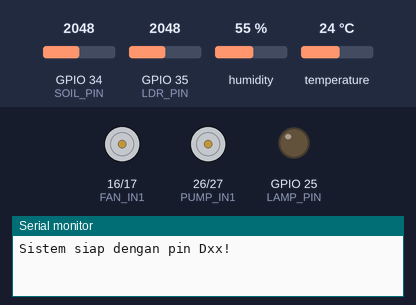
Bench run of a sketch on a simulated ESP32. Parts: motor-driver pin pairs drawn as motors (green arrow = first pin HIGH = forward, orange = second pin HIGH = backward, longer = more drive, scaled by the enable pin), output pins drawn as LEDs (lit = HIGH), the last lines printed to the serial monitor. Inputs (shaded band) come from the test bench; at power-on: humidity 55 %, GPIO 34 (SOIL_PIN) = 2048, GPIO 35 (LDR_PIN) = 2048, temperature 24 °C.

Above: at 3.2 s.
3.3 s: humidity set to 69 %
6.3 s: humidity set to 72 %
At 9.0 s:
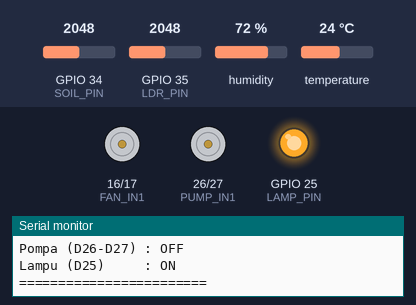
9.5 s: GPIO 34 (SOIL_PIN) set to 2180
At 11.2 s:
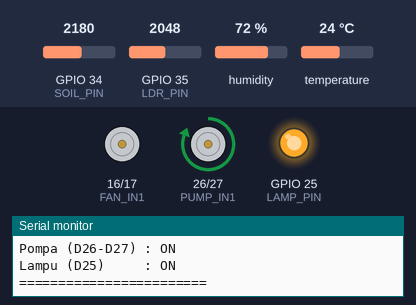
12.5 s: GPIO 35 (LDR_PIN) set to 2095
15.5 s: GPIO 35 (LDR_PIN) set to 2159
At 16.7 s:
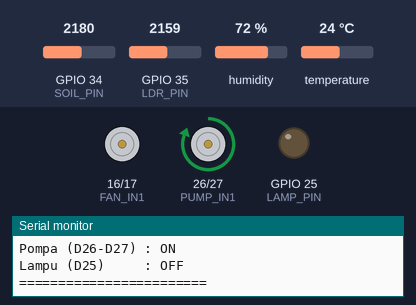
18.5 s: temperature set to 33 °C
At 21.1 s:
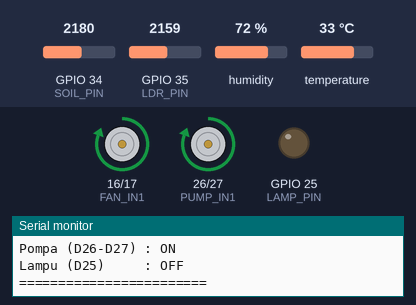
Timing chart, 0 to 22.6 s (numbered marks = the images above; inputs shaded):
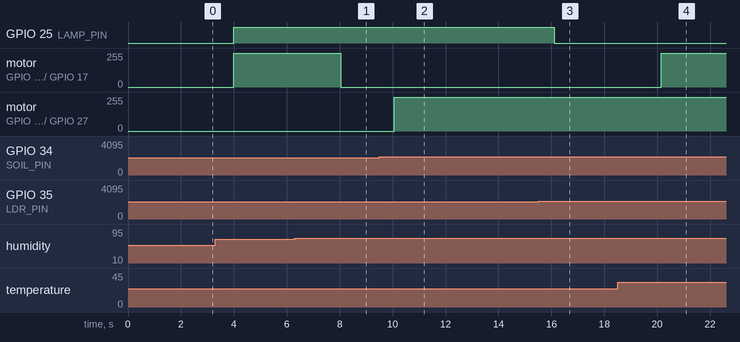

Measured:
- the behaviour switches between 70 and 71 % on humidity (found by bisection; images 0 and 1)
- the behaviour switches between 2117 and 2118 on GPIO 34 (SOIL_PIN) (found by bisection; images 1 and 2)
- the behaviour switches between 2120 and 2121 on GPIO 35 (LDR_PIN) (found by bisection; images 2 and 3)
- after the input at 6.3 s, motor on GPIO 16 (FAN_IN1) / GPIO 17 (FAN_IN2): forward 255/255 → stopped after 1.7 s
- after the input at 9.5 s, motor on GPIO 26 (PUMP_IN1) / GPIO 27 (PUMP_IN2): stopped → forward 255/255 after 0.56 s
- after the input at 15.5 s, GPIO 25 (LAMP_PIN): HIGH → LOW after 0.62 s
- after the input at 18.5 s, motor on GPIO 16 (FAN_IN1) / GPIO 17 (FAN_IN2): stopped → forward 255/255 after 1.7 s

The sketch:

esp32-iot-dashboard.ino
```cpp
#include <DHT.h>

// =======================
//       PIN SENSOR
// =======================
#define DHTPIN   23     // tetap D23
#define DHTTYPE  DHT22
#define SOIL_PIN 34     // sensor soil (input only, boleh)
#define LDR_PIN  35     // LDR (input only, boleh)

DHT dht(DHTPIN, DHTTYPE);

// =======================
//   KALIBRASI SOIL & LDR
// =======================
int airValue   = 3000;  // tanah kering
int waterValue = 1200;  // tanah basah
float Rfixed = 10000.0;

// =======================
//     PIN AKTUATOR (PAKAI LABEL Dxx YANG AMAN)
// =======================
// L298N Channel A → Kipas
#define FAN_IN1   16
#define FAN_IN2   17
#define FAN_ENA   5    // Enable A (dulu sering GPIO5 / D5)

// L298N Channel B → Pompa
#define PUMP_IN1  26   // D26 sangat aman
#define PUMP_IN2  27   // D27 sangat aman
#define PUMP_ENB  4    // Enable B (D4 juga aman dan banyak dipakai)

// Lampu LED
#define LAMP_PIN  25

// =======================
//  BATAS KENDALI
// =======================
const float TEMP_HIGH        = 32.0;
const float HUMID_LOW        = 71.0;
const float SOIL_LOW_PERCENT = 50.0;
const float LUX_LOW          = 22.0;

// =======================
//   FUNGSI MOTOR
// =======================
void setFan(bool on) {
  digitalWrite(FAN_IN1, on ? HIGH : LOW);
  digitalWrite(FAN_IN2, on ? LOW  : LOW);
  digitalWrite(FAN_ENA, HIGH);   // selalu enable (atau PWM nanti)
}

void setPump(bool on) {
  digitalWrite(PUMP_IN1, on ? HIGH : LOW);
  digitalWrite(PUMP_IN2, on ? LOW  : LOW);
  digitalWrite(PUMP_ENB, HIGH);
}

void setLamp(bool on) {
  digitalWrite(LAMP_PIN, on ? HIGH : LOW);
}

// =======================
//        SETUP
// =======================
void setup() {
  Serial.begin(115200);
  dht.begin();

  // Pin aktuator
  pinMode(FAN_IN1,  OUTPUT);
  pinMode(FAN_IN2,  OUTPUT);
  pinMode(FAN_ENA,  OUTPUT);
  pinMode(PUMP_IN1, OUTPUT);
  pinMode(PUMP_IN2, OUTPUT);
  pinMode(PUMP_ENB, OUTPUT);
  pinMode(LAMP_PIN, OUTPUT);

  // Enable selalu HIGH
  digitalWrite(FAN_ENA, HIGH);
  digitalWrite(PUMP_ENB, HIGH);

  // Matikan semua dulu
  setFan(false);
  setPump(false);
  setLamp(false);

  delay(2000);
  Serial.println("Sistem siap dengan pin Dxx!");
}

// =======================
//         LOOP
// =======================
void loop() {
  delay(2000);

  // DHT22
  float h = dht.readHumidity();
  float t = dht.readTemperature();
  if (isnan(h) || isnan(t)) {
    Serial.println("ERROR DHT22!");
    h = 0; t = 0;
  }

  // Soil
  int soilRaw = analogRead(SOIL_PIN);
  float soilPercent = map(constrain(soilRaw, waterValue, airValue), waterValue, airValue, 100, 0);
  soilPercent = constrain(soilPercent, 0, 100);

  // LDR → Lux
  int ldrRaw = analogRead(LDR_PIN);
  float Vout = ldrRaw * (3.3 / 4095.0);
  Vout = constrain(Vout, 0.01, 3.29);
  float Rldr = (3.3 - Vout) * Rfixed / Vout;
  float R_k = max(Rldr / 1000.0, 0.1);
  float lux = 500.0 / pow(R_k, 1.4);

  // Logika kendali
  bool fanOn  = (t > TEMP_HIGH || h < HUMID_LOW);
  bool pumpOn = (soilPercent < SOIL_LOW_PERCENT);
  bool lampOn = (lux < LUX_LOW);

  setFan(fanOn);
  setPump(pumpOn);
  setLamp(lampOn);

  // Print
  Serial.println("===== SENSOR =====");
  Serial.printf("Suhu       : %.1f °C\n", t);
  Serial.printf("Kelembapan : %.1f %%\n", h);
  Serial.printf("Tanah      : %.1f %%\n", soilPercent);
  Serial.printf("Cahaya     : %.1f lux\n", lux);
  Serial.println("----- AKTUATOR -----");
  Serial.printf("Kipas (D16-D17) : %s\n", fanOn  ? "ON " : "OFF");
  Serial.printf("Pompa (D26-D27) : %s\n", pumpOn ? "ON " : "OFF");
  Serial.printf("Lampu (D25)     : %s\n", lampOn ? "ON " : "OFF");
  Serial.println("========================\n");
}
```
